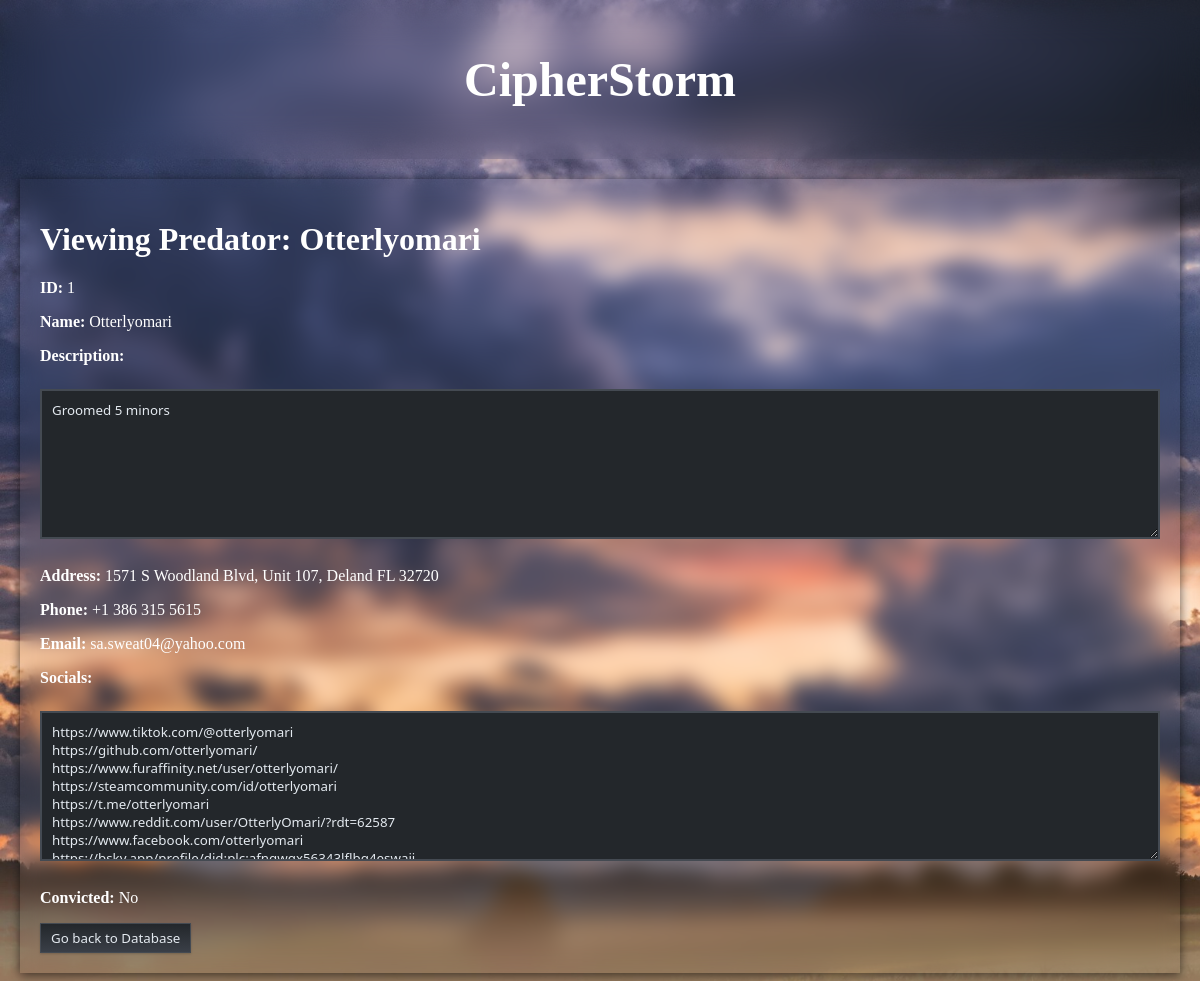
Page /predators/view/1 (signed in) on the earlier database version.
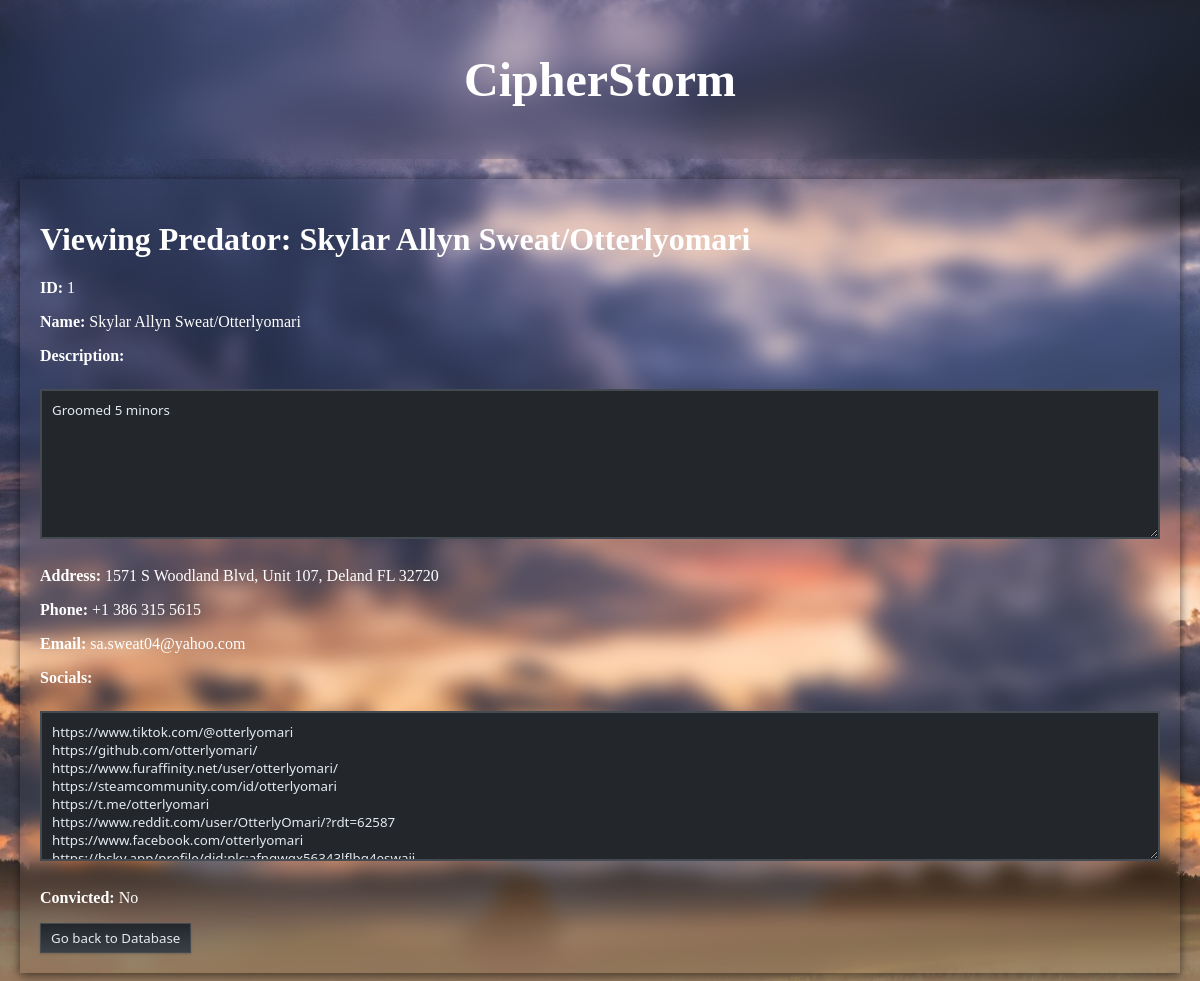
Same page on the later database version.
### tables this page shows
CREATE TABLE predators (
                    id INTEGER PRIMARY KEY AUTOINCREMENT,
                    name TEXT NOT NULL,
                    address TEXT,
                    phone TEXT,
                    email TEXT,
                    description TEXT,
                    convicted BOOLEAN DEFAULT 0,
                    socials TEXT,
                    face_image_url TEXT,
                    born_at DATETIME
                );

### index.py (the view)
@app.route('/predators/view/<int:predator_id>', methods=['GET'])
@login_required
def view_predator(predator_id):
    predators = db.get_all_predators()
    predator = next((p for p in predators if p['id'] == predator_id), None)
    if predator:
        return flask.render_template('database/view_db.html', predator=predator)
    else:
        flash(f'ID {predator_id} not found')

### index.py (called while the page is built)
@login_manager.user_loader
def load_user(user_id):
    user_data = db.get_user_by_id(int(user_id))
    if user_data:
        return User(user_data)
    return None

    def get_connection(self):
        return sqlite3.connect(self.db_path)

    def get_user_by_id(self, user_id):
        try:
            conn = self.get_connection()
            cursor = conn.cursor()
            cursor.execute('''
                SELECT id, username, is_admin
                FROM users
                WHERE id = ?
            ''', (user_id,))
            user_data = cursor.fetchone()
            conn.close()
            if user_data:
                return {
                    'id': user_data[0],
                    'username': user_data[1],
                    'is_admin': bool(user_data[2])
                }
            return None
        except sqlite3.Error as e:
            print(f"{Fore.RED}[-] Error getting user by ID: {e}{Style.RESET_ALL}")
            return None

    def get_all_predators(self):
        try:
            conn = self.get_connection()
            cursor = conn.cursor()
            cursor.execute('SELECT * FROM predators')
            rows = cursor.fetchall()
            conn.close()
            predators = []
            for row in rows:
                predators.append({
                    'id': row[0],
                    'name': row[1],
                    'address': row[2],
                    'phone': row[3],
                    'email': row[4],
                    'description': row[5],
                    'convicted': bool(row[6]),
                    'socials': row[7],
                })
            return predators
        except sqlite3.Error as e:
            print(f"{Fore.RED}[-] Error getting all predators: {e}{Style.RESET_ALL}")
            return []

### templates/database/view_db.html (shortened to what this page needs)
<!DOCTYPE html>
<html lang="en">
<head>
    <link rel="stylesheet" href="/static/style.css">
</head>
<body>
    <div class="header">
        <h1>CipherStorm</h1>
    </div>
    <div class="main-content">
        <form action="/predators/view/{{ predator.id }}" method="get">
            <h1>Viewing Predator: {{ predator.name }}</h1>
            <p><strong>ID:</strong> {{ predator.id }}</p>
            <p><strong>Name:</strong> {{ predator.name }}</p>
            <p><Strong>Description:</Strong></p>
            <textarea readonly>{{ predator.description }}</textarea>
            <p><strong>Address:</strong> {{ predator.address }}</p>
            <p><strong>Phone:</strong> {{ predator.phone }}</p>
            <p><strong>Email:</strong> {{ predator.email }}</p>
            <p><strong>Socials:</strong></p>
            <textarea readonly>{{ predator.socials }}</textarea>
            <p><strong>Convicted:</strong> {{ 'Yes' if predator.convicted else 'No' }}</p>
        </form>
        <form action="/predators" method="get">
            <button type="submit">Go back to Database</button>
        </form>
    </div>
</body>
</html>

### static/style.css (style rules this page uses)
body { font-family: Tahoma, sans-serifrif; background-color: #f0f0f0; margin: 0; padding: 0; background-image: url("images/home.jpg"); background-size: cover; background-repeat: no-repeat; background-attachment: fixed; }
.header { padding: 20px; text-align: center; font-size: 24px; color: #ffffff; backdrop-filter: blur(20px); -webkit-backdrop-filter: blur(20px); }
textarea { width: 100%; height: 150px; padding: 10px; font-family: 'Segoe UI', Tahoma, Geneva, Verdana, sans-serif; margin: 8px 0; box-sizing: border-box; border: 2px solid #444a52; border-radius: 0px; background-color: #23272b; color: #e3e9ef; transition: background 0.2s, color 0.2s, border 0.2s; }
.main-content { padding: 20px; font-size: 16px; color: #ffffff; box-shadow: 0 2px 10px rgba(0, 0, 0, 0.6); backdrop-filter: blur(10px); -webkit-backdrop-filter: blur(10px); margin: 20px; padding: 20px; transition: all 0.3s ease-in-out; }
button { background: linear-gradient(to bottom, #23272b 0%, #3a3f47 100%); font-family: 'Segoe UI', 'Tahoma', 'Geneva', Verdana, sans-serif; color: #e3e9ef; padding: 5px 10px; border: 1px solid #444a52; cursor: pointer; box-shadow: 0 1px 2px rgba(0,0,0,0.18); transition: background 0.2s ease-in-out, color 0.2s ease-in-out, border 0.2s; }

Differences in the rows shown:
changed predators "1571 S Woodland Blvd, Unit 107, Deland FL 32720": name "Otterlyomari" → "Skylar Allyn Sweat/Otterlyomari"
